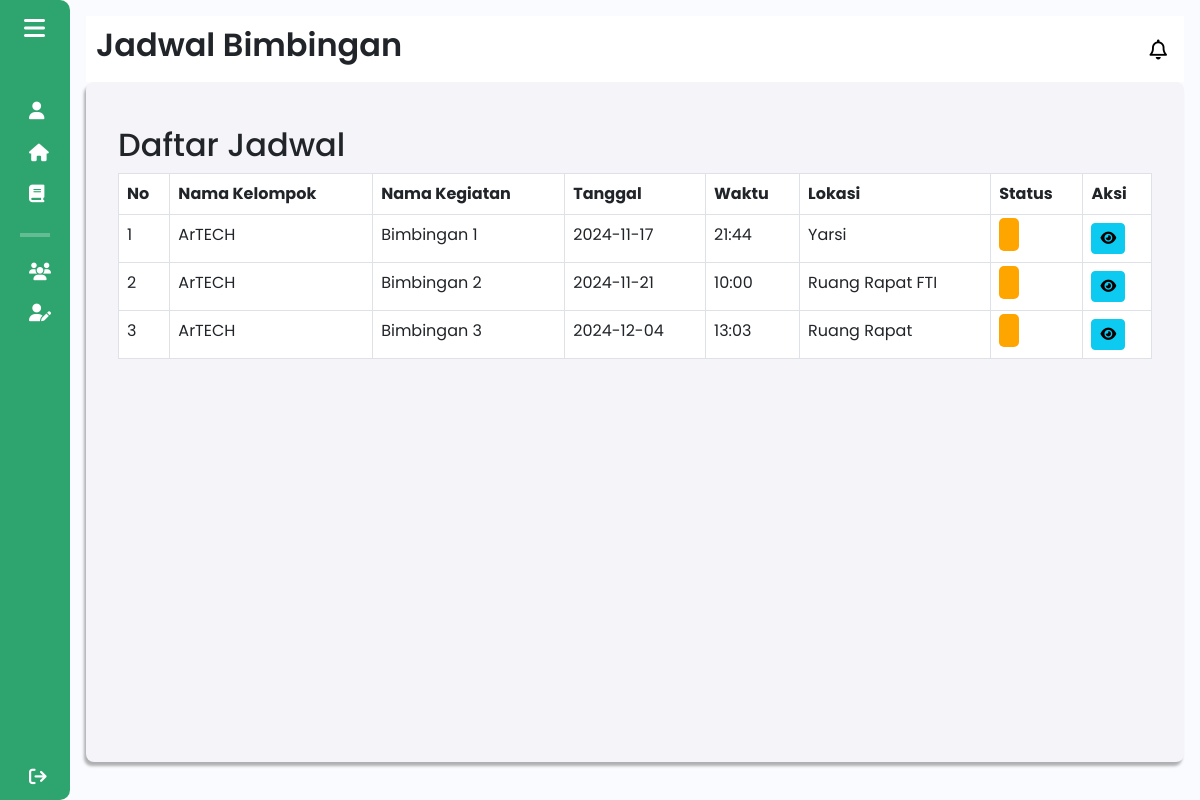
The app's page /components/pages/mentorbisnis/jadwal_bimbingan_mentor.php (signed in), older data.
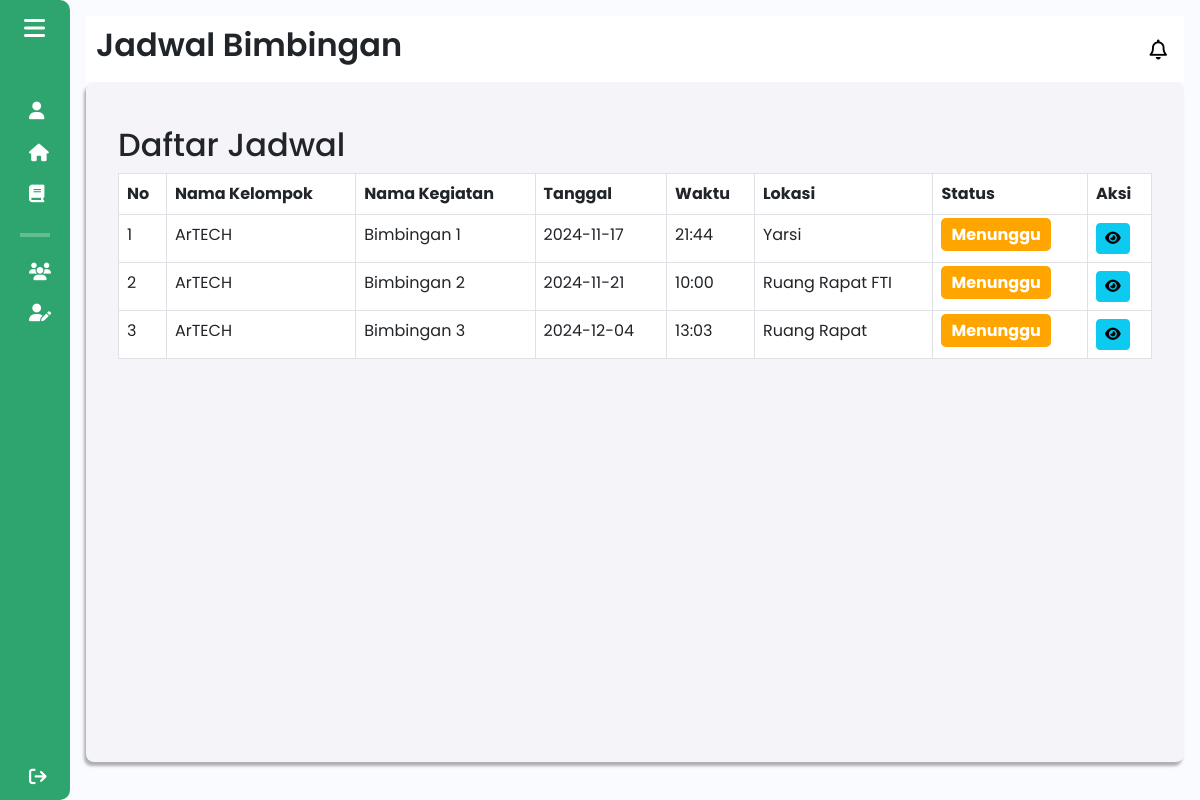
The same page, newer data.
### tables this page shows
CREATE TABLE `jadwal` (
  `id` int(11) NOT NULL,
  `nama_kegiatan` varchar(255) NOT NULL,
  `tanggal` date NOT NULL,
  `waktu` varchar(5) NOT NULL,
  `agenda` text NOT NULL,
  `lokasi` varchar(255) NOT NULL,
  `feedback_mentor` varchar(1000) NOT NULL,
  `status` enum('menunggu','ditolak','disetujui') NOT NULL
);

### components/pages/mentorbisnis/jadwal_bimbingan_mentor.php (the view, shortened to what this page needs)
<!DOCTYPE html>
<html lang="en">
<head>
    <link href="https://cdn.lineicons.com/4.0/lineicons.css" rel="stylesheet" />
    <link href="https://cdn.jsdelivr.net/npm/bootstrap@5.3.0-alpha3/dist/css/bootstrap.min.css" rel="stylesheet"
>
    <link rel="stylesheet" href="/Aplikasi-Kewirausahaan/assets/css/mahasiswa/jadwal_bimbingan_mahasiswa.css">
</head>
<body>
    <div class="wrapper">
                <?php
                include 'sidebar_mentor.php';
                ?>
                <div class="main p-3">
                    <div class="main_header">
                        <?php
                            include 'header_mentor.php';
                        ?>
                    </div>
                <div class="main_wrapper">
                    <div class="container mt-4">
                        <?php
                        include $_SERVER['DOCUMENT_ROOT'] . '/Aplikasi-Kewirausahaan/config/db_connection.php';
                        $sql = "SELECT * FROM jadwal ORDER BY tanggal, waktu";
                        $result = $conn->query($sql);
                        ?>
                        <h2>Daftar Jadwal</h2>
                        <table class="table table-bordered">
                            <thead>
                                <tr>
                                    <th>No</th>
                                    <th>Nama Kelompok</th>
                                    <th>Nama Kegiatan</th>
                                    <th>Tanggal</th>
                                    <th>Waktu</th>
                                    <th>Lokasi</th>
                                    <th>Status</th>
                                    <th>Aksi</th>
                                </tr>
                            </thead>
                            <tbody>
                                <?php if ($result->num_rows > 0): ?>
                                    <?php $no = 1; ?>
                                    <?php while ($row = $result->fetch_assoc()): ?>
                                        <tr>
                                            <td><?php echo $no++; ?></td>
                                            <td>ArTECH</td>
                                            <td><?php echo htmlspecialchars($row['nama_kegiatan']); ?></td>
                                            <td><?php echo htmlspecialchars($row['tanggal']); ?></td>
                                            <td><?php echo htmlspecialchars($row['waktu']); ?></td>
                                            <td><?php echo htmlspecialchars($row['lokasi']); ?></td>
                                            <td>
                                                <span id="status-label" class="status"
                                                    style="background-color: <?php
                                                        if ($row['status'] == 'disetujui') {
                                                            echo '#2ea56f';
                                                        } elseif ($row['status'] == 'ditolak') {
                                                            echo '#dc3545';
                                                        } else {
                                                            echo 'orange';
                                                        }
                                                    ?>;">
                                                    <?php echo htmlspecialchars($row['status']); ?>
                                                </span>
                                            </td>
                                            <td>
                                                <a href="detail_jadwal_mentor.php?id=<?php echo $row['id']; ?>" class="btn btn-info btn-sm">
                                                    <i class="fa-solid fa-eye" title="Lihat Detail Jadwal Bimbingan"></i>
                                                </a>
                                            </td>
                                        </tr>
                                    <?php endwhile; ?>
                                <?php else: ?>
                                    <tr>
                                        <td colspan="8">Tidak ada jadwal tersedia.</td>
                                    </tr>
                                <?php endif; ?>
                            </tbody>
                        </table>
                    </div>
                </div>
    </div>
</body>
</html>

Row changes from the older to the newer data that the page shows:
changed jadwal "Bimbingan 1": status (not shown) → "Menunggu"
changed jadwal "Bimbingan 2": status (not shown) → "Menunggu"
changed jadwal "Bimbingan 3": status (not shown) → "Menunggu"
